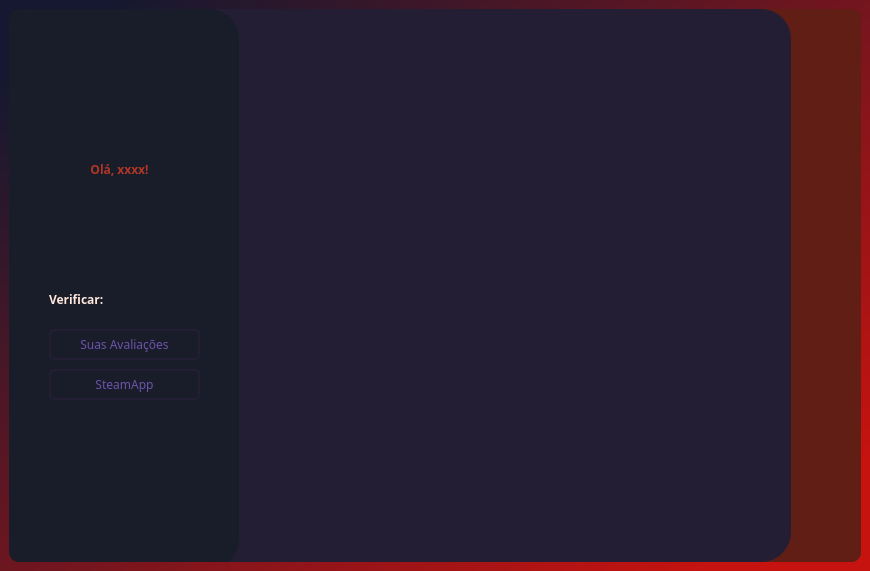
<?xml version="1.0" encoding="UTF-8"?>
<ui version="4.0">
 <class>SuperbInicio</class>
 <widget class="QMainWindow" name="SuperbInicio">
  <property name="geometry">
   <rect>
    <x>0</x>
    <y>0</y>
    <width>870</width>
    <height>571</height>
   </rect>
  </property>
  <property name="minimumSize">
   <size>
    <width>870</width>
    <height>571</height>
   </size>
  </property>
  <property name="maximumSize">
   <size>
    <width>870</width>
    <height>571</height>
   </size>
  </property>
  <property name="windowTitle">
   <string>Superb</string>
  </property>
  <property name="windowIcon">
   <iconset>
    <normaloff>:/icone inicio/images/icone site.png</normaloff>:/icone inicio/images/icone site.png</iconset>
  </property>
  <widget class="QWidget" name="centralwidget">
   <property name="minimumSize">
    <size>
     <width>870</width>
     <height>545</height>
    </size>
   </property>
   <layout class="QHBoxLayout" name="horizontalLayout_2" stretch="0">
    <property name="spacing">
     <number>0</number>
    </property>
    <property name="leftMargin">
     <number>0</number>
    </property>
    <property name="topMargin">
     <number>0</number>
    </property>
    <property name="rightMargin">
     <number>0</number>
    </property>
    <property name="bottomMargin">
     <number>0</number>
    </property>
    <item>
     <widget class="QFrame" name="frame">
      <property name="styleSheet">
       <string notr="true">background-color: qlineargradient(spread:pad, x1:0.0597015, y1:0.08, x2:0.93, y2:0.886, stop:0 rgba(21, 24, 48, 255), stop:1 rgba(199, 19, 15, 255));</string>
      </property>
      <property name="frameShape">
       <enum>QFrame::NoFrame</enum>
      </property>
      <property name="frameShadow">
       <enum>QFrame::Raised</enum>
      </property>
      <layout class="QVBoxLayout" name="horizontalLayout_3">
       <property name="spacing">
        <number>0</number>
       </property>
       <property name="leftMargin">
        <number>9</number>
       </property>
       <property name="topMargin">
        <number>9</number>
       </property>
       <property name="rightMargin">
        <number>9</number>
       </property>
       <property name="bottomMargin">
        <number>9</number>
       </property>
       <item>
        <widget class="QFrame" name="frame_3">
         <property name="minimumSize">
          <size>
           <width>0</width>
           <height>468</height>
          </size>
         </property>
         <property name="styleSheet">
          <string notr="true">border-radius: 10px;
background-color: qlineargradient(spread:pad, x1:0, y1:0.585227, x2:1, y2:0.574136, stop:0.223881 rgba(25, 28, 41, 255), stop:0.293532 rgba(27, 29, 53, 227), stop:0.58209 rgba(27, 29, 53, 227), stop:0.651741 rgba(97, 30, 21, 255));</string>
         </property>
         <property name="frameShape">
          <enum>QFrame::NoFrame</enum>
         </property>
         <property name="frameShadow">
          <enum>QFrame::Raised</enum>
         </property>
         <layout class="QHBoxLayout" name="horizontalLayout">
          <property name="spacing">
           <number>0</number>
          </property>
          <property name="leftMargin">
           <number>0</number>
          </property>
          <property name="topMargin">
           <number>0</number>
          </property>
          <property name="rightMargin">
           <number>0</number>
          </property>
          <property name="bottomMargin">
           <number>0</number>
          </property>
          <item>
           <widget class="QFrame" name="frame2_pag2">
            <property name="minimumSize">
             <size>
              <width>0</width>
              <height>0</height>
             </size>
            </property>
            <property name="styleSheet">
             <string notr="true">background-color: rgb(35, 30, 52);
border-radius: 30px;</string>
            </property>
            <property name="frameShape">
             <enum>QFrame::StyledPanel</enum>
            </property>
            <property name="frameShadow">
             <enum>QFrame::Raised</enum>
            </property>
            <widget class="QFrame" name="frame1_pag2">
             <property name="geometry">
              <rect>
               <x>0</x>
               <y>0</y>
               <width>230</width>
               <height>561</height>
              </rect>
             </property>
             <property name="autoFillBackground">
              <bool>false</bool>
             </property>
             <property name="styleSheet">
              <string notr="true">background-color: rgb(25, 28, 41);
border-radius: 30px;</string>
             </property>
             <property name="frameShape">
              <enum>QFrame::StyledPanel</enum>
             </property>
             <property name="frameShadow">
              <enum>QFrame::Raised</enum>
             </property>
             <widget class="QPushButton" name="botaoListaJogo_pag2">
              <property name="geometry">
               <rect>
                <x>40</x>
                <y>320</y>
                <width>151</width>
                <height>31</height>
               </rect>
              </property>
              <property name="font">
               <font>
                <family>OCR A Extended</family>
                <pointsize>9</pointsize>
               </font>
              </property>
              <property name="cursor">
               <cursorShape>PointingHandCursor</cursorShape>
              </property>
              <property name="styleSheet">
               <string notr="true">QPushButton {
	background-color: rgb(25, 28, 41);
	border: 2px solid rgb(35, 30, 52);
	border-radius: 5px;
	color: rgb(108, 83, 171);
}
QPushButton:hover {
	background-color: rgb(35, 30, 52);
	border: 2px solid rgb(175, 54, 38);
	color: rgb(175, 54, 38);
}
QPushButton:pressed {
	background-color: rbg(250, 270, 200);
	border: 2px solid rgb(255, 255, 255);
	color: rgb(219, 149, 121);
}</string>
              </property>
              <property name="text">
               <string>Suas Avaliações</string>
              </property>
             </widget>
             <widget class="QLabel" name="iconPerfil_pag2">
              <property name="geometry">
               <rect>
                <x>70</x>
                <y>40</y>
                <width>81</width>
                <height>81</height>
               </rect>
              </property>
              <property name="styleSheet">
               <string notr="true">border-radius: 40px;
background-image: url(:/iconPerfil_pag2/iconPerfil_pag2.png);</string>
              </property>
              <property name="text">
               <string/>
              </property>
             </widget>
             <widget class="QLabel" name="labelIconPerfil_pag2">
              <property name="geometry">
               <rect>
                <x>69</x>
                <y>40</y>
                <width>81</width>
                <height>81</height>
               </rect>
              </property>
              <property name="styleSheet">
               <string notr="true">border-radius: 40px;
background-image: url(:/Perfil/images/iconPerfil_pag2.png);</string>
              </property>
              <property name="text">
               <string/>
              </property>
             </widget>
             <widget class="QLabel" name="labelNomeUser_pag2">
              <property name="geometry">
               <rect>
                <x>20</x>
                <y>145</y>
                <width>181</width>
                <height>31</height>
               </rect>
              </property>
              <property name="font">
               <font>
                <family>OCR A Extended</family>
                <pointsize>9</pointsize>
                <weight>75</weight>
                <bold>true</bold>
               </font>
              </property>
              <property name="styleSheet">
               <string notr="true">color: rgb(175, 54, 38);</string>
              </property>
              <property name="text">
               <string>Olá, xxxx!</string>
              </property>
              <property name="alignment">
               <set>Qt::AlignCenter</set>
              </property>
             </widget>
             <widget class="QLabel" name="labelVerificar_pag2">
              <property name="geometry">
               <rect>
                <x>40</x>
                <y>280</y>
                <width>151</width>
                <height>21</height>
               </rect>
              </property>
              <property name="font">
               <font>
                <family>OCR A Extended</family>
                <pointsize>9</pointsize>
                <weight>75</weight>
                <bold>true</bold>
               </font>
              </property>
              <property name="styleSheet">
               <string notr="true">color: rgb(255, 230, 219);
</string>
              </property>
              <property name="text">
               <string>Verificar:</string>
              </property>
              <property name="alignment">
               <set>Qt::AlignLeading|Qt::AlignLeft|Qt::AlignVCenter</set>
              </property>
             </widget>
             <widget class="QPushButton" name="botaoListaJogo_pag2_2">
              <property name="geometry">
               <rect>
                <x>40</x>
                <y>360</y>
                <width>151</width>
                <height>31</height>
               </rect>
              </property>
              <property name="font">
               <font>
                <family>OCR A Extended</family>
                <pointsize>9</pointsize>
               </font>
              </property>
              <property name="cursor">
               <cursorShape>PointingHandCursor</cursorShape>
              </property>
              <property name="styleSheet">
               <string notr="true">QPushButton {
	background-color: rgb(25, 28, 41);
	border: 2px solid rgb(35, 30, 52);
	border-radius: 5px;
	color: rgb(108, 83, 171);
}
QPushButton:hover {
	background-color: rgb(35, 30, 52);
	border: 2px solid rgb(175, 54, 38);
	color: rgb(175, 54, 38);
}
QPushButton:pressed {
	background-color: rbg(250, 270, 200);
	border: 2px solid rgb(255, 255, 255);
	color: rgb(219, 149, 121);
}</string>
              </property>
              <property name="text">
               <string>SteamApp</string>
              </property>
             </widget>
             <zorder>iconPerfil_pag2</zorder>
             <zorder>labelIconPerfil_pag2</zorder>
             <zorder>labelNomeUser_pag2</zorder>
             <zorder>labelVerificar_pag2</zorder>
             <zorder>botaoListaJogo_pag2</zorder>
             <zorder>botaoListaJogo_pag2_2</zorder>
            </widget>
            <widget class="QPushButton" name="botaoHades2_pag2">
             <property name="geometry">
              <rect>
               <x>280</x>
               <y>40</y>
               <width>451</width>
               <height>211</height>
              </rect>
             </property>
             <property name="cursor">
              <cursorShape>PointingHandCursor</cursorShape>
             </property>
             <property name="mouseTracking">
              <bool>false</bool>
             </property>
             <property name="layoutDirection">
              <enum>Qt::LeftToRight</enum>
             </property>
             <property name="styleSheet">
              <string notr="true">QPushButton {
	background-image: url(:/Jogo Hades 2/images/header_hades_pag2.jpg);
	border-radius: 12px;
}
QPushButton:hover {
	background-image: url(:/Jogo Hades 2/images/header_hades_hover_pag2.png);
}
QPushButton:pressed {
	border: 2px solid rgb(219, 149, 121);
}
</string>
             </property>
             <property name="text">
              <string/>
             </property>
             <property name="autoDefault">
              <bool>false</bool>
             </property>
             <property name="flat">
              <bool>false</bool>
             </property>
            </widget>
            <widget class="QPushButton" name="botaoScratchinMelodii_pag2">
             <property name="geometry">
              <rect>
               <x>250</x>
               <y>300</y>
               <width>157</width>
               <height>90</height>
              </rect>
             </property>
             <property name="font">
              <font>
               <family>OCR A Extended</family>
               <pointsize>10</pointsize>
               <weight>75</weight>
               <italic>true</italic>
               <bold>true</bold>
              </font>
             </property>
             <property name="cursor">
              <cursorShape>PointingHandCursor</cursorShape>
             </property>
             <property name="styleSheet">
              <string notr="true">QPushButton {
	background-image: url(:/Jogo Scratchin Melodii/images/scratchinmelodii_pag2.png);
	border-radius: 12px;
	color: qlineargradient(spread:pad, x1:0, y1:0, x2:1, y2:1, stop:0.532338 rgba(27, 29, 53, 0));
}
QPushButton:hover {
	background-image: url(:/Jogo Scratchin Melodii/images/scratchinmelodii_hover_pag2.png);
	color: rgb(234, 217, 255);
}
QPushButton:pressed {
	border: 2px solid rgb(219, 149, 121);
}
</string>
             </property>
             <property name="text">
              <string>SCRATCHIN
MELODII</string>
             </property>
            </widget>
            <widget class="QPushButton" name="botaoCeleste_pag2">
             <property name="geometry">
              <rect>
               <x>605</x>
               <y>300</y>
               <width>157</width>
               <height>90</height>
              </rect>
             </property>
             <property name="font">
              <font>
               <family>OCR A Extended</family>
               <pointsize>10</pointsize>
               <weight>75</weight>
               <italic>true</italic>
               <bold>true</bold>
              </font>
             </property>
             <property name="cursor">
              <cursorShape>PointingHandCursor</cursorShape>
             </property>
             <property name="styleSheet">
              <string notr="true">QPushButton {
	background-image: url(:/Jogo Celeste/images/celeste_pag2.png);
	border-radius: 12px;
	color: qlineargradient(spread:pad, x1:0, y1:0, x2:1, y2:1, stop:0.532338 rgba(27, 29, 53, 0));
}
QPushButton:hover {
	background-image: url(:/Jogo Celeste/images/celeste_hover_pag2.png);
	color: rgb(234, 217, 255);
}
QPushButton:pressed {
	border: 2px solid rgb(219, 149, 121);
}
</string>
             </property>
             <property name="text">
              <string>CELESTE</string>
             </property>
            </widget>
            <widget class="QPushButton" name="botaoNineSols_pag2">
             <property name="geometry">
              <rect>
               <x>428</x>
               <y>300</y>
               <width>157</width>
               <height>90</height>
              </rect>
             </property>
             <property name="font">
              <font>
               <family>OCR A Extended</family>
               <pointsize>10</pointsize>
               <weight>75</weight>
               <italic>true</italic>
               <bold>true</bold>
              </font>
             </property>
             <property name="cursor">
              <cursorShape>PointingHandCursor</cursorShape>
             </property>
             <property name="styleSheet">
              <string notr="true">QPushButton {
	background-image: url(:/Jogo Nine Sols/images/ninesols_pag2.png);
	border-radius: 12px;
	color: qlineargradient(spread:pad, x1:0, y1:0, x2:1, y2:1, stop:0.532338 rgba(27, 29, 53, 0));
}
QPushButton:hover {
	background-image: url(:/Jogo Nine Sols/images/ninesols_hover_pag2.png);
	color: rgb(234, 217, 255);
}
QPushButton:pressed {
	border: 2px solid rgb(219, 149, 121);
}
</string>
             </property>
             <property name="text">
              <string>NINE SOLS</string>
             </property>
            </widget>
            <widget class="QPushButton" name="botaoMulletMadjack_pag2">
             <property name="geometry">
              <rect>
               <x>250</x>
               <y>420</y>
               <width>157</width>
               <height>90</height>
              </rect>
             </property>
             <property name="font">
              <font>
               <family>OCR A Extended</family>
               <pointsize>10</pointsize>
               <weight>75</weight>
               <italic>true</italic>
               <bold>true</bold>
              </font>
             </property>
             <property name="cursor">
              <cursorShape>PointingHandCursor</cursorShape>
             </property>
             <property name="styleSheet">
              <string notr="true">QPushButton {
	background-image: url(:/Jogo Mullet Madjack/images/mulletmadjack_pag2.png);
	border-radius: 12px;
	color: qlineargradient(spread:pad, x1:0, y1:0, x2:1, y2:1, stop:0.532338 rgba(27, 29, 53, 0));
}
QPushButton:hover {
	background-image: url(:/Jogo Mullet Madjack/images/mulletmadjack_hover_pag2.png);
	color: rgb(234, 217, 255);
}
QPushButton:pressed {
	border: 2px solid rgb(219, 149, 121);
}
</string>
             </property>
             <property name="text">
              <string> MULLET
MADJACK</string>
             </property>
            </widget>
            <widget class="QPushButton" name="botaoMurkyDivers_pag2">
             <property name="geometry">
              <rect>
               <x>428</x>
               <y>420</y>
               <width>157</width>
               <height>90</height>
              </rect>
             </property>
             <property name="font">
              <font>
               <family>OCR A Extended</family>
               <pointsize>10</pointsize>
               <weight>75</weight>
               <italic>true</italic>
               <bold>true</bold>
              </font>
             </property>
             <property name="cursor">
              <cursorShape>PointingHandCursor</cursorShape>
             </property>
             <property name="styleSheet">
              <string notr="true">QPushButton {
	background-image: url(:/Jogo Murky Divers/images/murkydivers_pag2.png);
	border-radius: 12px;
	color: qlineargradient(spread:pad, x1:0, y1:0, x2:1, y2:1, stop:0.532338 rgba(27, 29, 53, 0));
}
QPushButton:hover {
	background-image: url(:/Jogo Murky Divers/images/murkydivers_hover_pag2.png);
	color: rgb(234, 217, 255);
}
QPushButton:pressed {
	border: 2px solid rgb(219, 149, 121);
}
</string>
             </property>
             <property name="text">
              <string>MURKY DIVERS</string>
             </property>
            </widget>
            <widget class="QPushButton" name="botaoBombRush_pag2">
             <property name="geometry">
              <rect>
               <x>605</x>
               <y>420</y>
               <width>157</width>
               <height>90</height>
              </rect>
             </property>
             <property name="font">
              <font>
               <family>OCR A Extended</family>
               <pointsize>10</pointsize>
               <weight>75</weight>
               <italic>true</italic>
               <bold>true</bold>
               <underline>false</underline>
               <strikeout>false</strikeout>
              </font>
             </property>
             <property name="cursor">
              <cursorShape>PointingHandCursor</cursorShape>
             </property>
             <property name="styleSheet">
              <string notr="true">QPushButton {
	background-image: url(:/Jogo BombRush/images/bombrush_pag2.png);
	border-radius: 12px;
	color: qlineargradient(spread:pad, x1:0, y1:0, x2:1, y2:1, stop:0.532338 rgba(27, 29, 53, 0));
}
QPushButton:hover {
	background-image: url(:/Jogo BombRush/images/bombrush_hover_pag2.png);
	color: rgb(234, 217, 255);
}
QPushButton:pressed {
	border: 2px solid rgb(219, 149, 121);
}
</string>
             </property>
             <property name="text">
              <string>BOMB RUSH
CYBERFUNK</string>
             </property>
            </widget>
           </widget>
          </item>
          <item>
           <widget class="QFrame" name="frame3_pag2">
            <property name="minimumSize">
             <size>
              <width>0</width>
              <height>0</height>
             </size>
            </property>
            <property name="maximumSize">
             <size>
              <width>70</width>
              <height>16777215</height>
             </size>
            </property>
            <property name="styleSheet">
             <string notr="true">background-color: rgb(97, 30, 21);</string>
            </property>
            <property name="frameShape">
             <enum>QFrame::StyledPanel</enum>
            </property>
            <property name="frameShadow">
             <enum>QFrame::Raised</enum>
            </property>
            <widget class="QPushButton" name="botaoVoltarLog_pag2">
             <property name="geometry">
              <rect>
               <x>4</x>
               <y>402</y>
               <width>61</width>
               <height>61</height>
              </rect>
             </property>
             <property name="cursor">
              <cursorShape>PointingHandCursor</cursorShape>
             </property>
             <property name="styleSheet">
              <string notr="true">QPushButton {
	border: 2px solid rgb(97,30, 21);
	background-image: url(:/Login/images/casa_login_pag2.png);
	border-radius: 30px;
}
QPushButton:hover {
	background-image: url(:/Login/images/casa_login_hover_pag2.png);
	background-color: rgb(84, 26, 18);
	border: 2px solid rgb(84, 26, 18);
}
QPushButton:pressed {
	background-color: rgb(141, 44, 31);
	border: 2px solid rgb(141, 44, 31);
}</string>
             </property>
             <property name="text">
              <string/>
             </property>
            </widget>
            <widget class="QPushButton" name="botaoSair_pag2">
             <property name="geometry">
              <rect>
               <x>4</x>
               <y>470</y>
               <width>61</width>
               <height>61</height>
              </rect>
             </property>
             <property name="cursor">
              <cursorShape>PointingHandCursor</cursorShape>
             </property>
             <property name="styleSheet">
              <string notr="true">QPushButton {
	border: 2px solid rgb(97,30, 21);
	background-image: url(:/Sair/images/sair_pag2.png);
	border-radius: 30px;
}
QPushButton:hover {
	background-image: url(:/Sair/images/sair_hover_pag2.png);
	background-color: rgb(84, 26, 18);
	border: 2px solid rgb(84, 26, 18);
}
QPushButton:pressed {
	background-color: rgb(141, 44, 31);
	border: 2px solid rgb(141, 44, 31);
}</string>
             </property>
             <property name="text">
              <string/>
             </property>
            </widget>
            <widget class="QLabel" name="iconSuperb_pag2">
             <property name="geometry">
              <rect>
               <x>10</x>
               <y>20</y>
               <width>51</width>
               <height>51</height>
              </rect>
             </property>
             <property name="styleSheet">
              <string notr="true">image: url(:/Icone Site/images/icone site.png);</string>
             </property>
             <property name="text">
              <string/>
             </property>
            </widget>
           </widget>
          </item>
         </layout>
        </widget>
       </item>
      </layout>
     </widget>
    </item>
   </layout>
  </widget>
  <widget class="QMenuBar" name="menubar">
   <property name="geometry">
    <rect>
     <x>0</x>
     <y>0</y>
     <width>870</width>
     <height>26</height>
    </rect>
   </property>
  </widget>
 </widget>
 <resources>
  <include location="../../../../../../../../../../../PycharmProjects/Superb/file_rc.qrc"/>
 </resources>
 <connections>
  <connection>
   <sender>botaoSair_pag2</sender>
   <signal>clicked()</signal>
   <receiver>SuperbInicio</receiver>
   <slot>close()</slot>
   <hints>
    <hint type="sourcelabel">
     <x>825</x>
     <y>520</y>
    </hint>
    <hint type="destinationlabel">
     <x>434</x>
     <y>285</y>
    </hint>
   </hints>
  </connection>
 </connections>
</ui>
